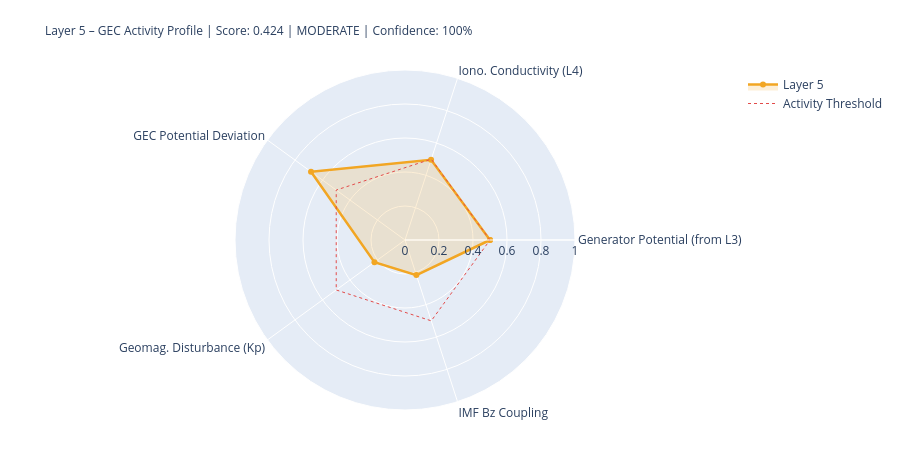

Notebook cell for this chart:
### Markdown cell above
---
## 5. State Assessment & Handoff to Layer 6

### Code cell
# ============================================================
# LAYER-5-SCORE
# ============================================================

# Components
# 1) Generator activity (Layer-3-driven)
gen_score = norm(generator_strength, 0.3, 2.0)
gen_src   = 'from_layer3' if l3_thunder_score is not None else 'estimated'

# 2) Ionospheric conductivity (Layer-4-driven)
iono_score = norm(iono_cond_factor, 0.7, 1.4)
iono_src   = 'from_layer4' if l4_ioniz is not None else 'estimated'

# 3) GEC potential deviation from reference
pot_score = norm(abs(delta_V_pct), 0, 30)  # 0 = at reference, 1 = 30% deviation
pot_src   = 'derived'

# 4) Geomagnetic disturbance (Kp) – modulates vertical currents
kp_score = norm(kp_val, 0, 9)
kp_src   = 'primary' if kp_now is not None else 'from_layer4'

# 5) IMF Bz coupling (southward = stronger M-I coupling → GEC influence)
bz_score = norm(-(bz_now or 0), -5, 30) if bz_now is not None else None
bz_src   = 'primary' if bz_now is not None else 'missing'

COMPONENTS = {
    'Generator Potential (from L3)':  {'score': gen_score,   'source': 'derived_from_layer3', 'dynamic': True},
    'Iono. Conductivity (L4)':      {'score': iono_score,  'source': iono_src, 'dynamic': True},
    'GEC Potential Deviation':      {'score': pot_score,   'source': pot_src,  'dynamic': True},
    'Geomag. Disturbance (Kp)':         {'score': kp_score,    'source': kp_src,   'dynamic': True},
    'IMF Bz Coupling':               {'score': bz_score,    'source': bz_src,   'dynamic': True},
}

available   = {k: v['score'] for k, v in COMPONENTS.items() if v['score'] is not None}
unavailable = [k for k, v in COMPONENTS.items() if v['score'] is None]
layer5_score = round(sum(available.values()) / len(available), 4) if available else None
confidence   = round(len(available) / len(COMPONENTS), 2)
level = ('unknown' if layer5_score is None
         else 'quiet'   if layer5_score < 0.3
         else 'moderate' if layer5_score < 0.6
         else 'active')
dominant_l5 = max(available, key=available.get) if available else 'none'

# Kp consistency: separate 1-min raw value from score value
kp_1m_raw   = kp_now          # directly from API (can be 0.0 during live measurement)
kp_for_score = kp_val          # from Layer-0 context or estimated value if needed
kp_score_src = kp_src

W = 68
print('=' * W)
print('LAYER 5 – GLOBAL ELECTRIC CIRCUIT – STATE ASSESSMENT')
print('=' * W)
for name, comp in COMPONENTS.items():
    s = comp['score']
    if s is not None:
        bar = '█' * int(s*20) + '░' * (20-int(s*20))
        print(f'  {name:<34} {bar}  {s:.3f}  [{comp["source"]}]')
    else:
        print(f'  {name:<34} {"─"*20}  n/a   [missing]')
print('-' * W)
print(f'  Score:         {layer5_score:.3f}  ({len(available)}/{len(COMPONENTS)} components)')
print(f'  Confidence:    {confidence:.0%}')
print(f'  Level:         {level.upper()}')
print(f'  Dominant:      {dominant_l5}')
print(f'  V_iono:        {V_iono_mod:.1f} kV  (Δ {delta_V_pct:+.1f}% vs. Ref)')
print(f'  I_total:       {I_total_mod:.1f} A   (Δ {delta_I_pct:+.1f}% vs. Ref)')
print('=' * W)

# Radar
cats   = list(available.keys())
vals_r = list(available.values())
if len(cats) >= 3:
    fig = go.Figure()
    fig.add_trace(go.Scatterpolar(
        r=vals_r + [vals_r[0]], theta=cats + [cats[0]],
        fill='toself', fillcolor='rgba(242,166,35,0.18)',
        line=dict(color='#F2A623', width=2.5), name='Layer 5'
    ))
    fig.add_trace(go.Scatterpolar(
        r=[0.5]*(len(cats)+1), theta=cats+[cats[0]],
        line=dict(color='#E24B4A', dash='dot', width=1),
        mode='lines', name='Activity Threshold'
    ))
    fig.update_layout(
        title=dict(
            text=f'Layer 5 – GEC Activity Profile | Score: {layer5_score:.3f} | {level.upper()} | Confidence: {confidence:.0%}',
            font=dict(size=12)
        ),
        polar=dict(radialaxis=dict(visible=True, range=[0,1])),
        height=450, showlegend=True,
        margin=dict(l=80, r=80, t=70, b=40)
    )
    fig.show()

### Figure 1 — Plotly figure (JSON) as saved in the notebook; plotly's stock layout.template omitted (floating-point values rounded to 4 significant figures)
{"data": [{"fill": "toself", "fillcolor": "rgba(242,166,35,0.18)", "line": {"color": "#F2A623", "width": 2.5}, "name": "Layer 5", "r": [0.5, 0.4963, 0.6833, 0.2222, 0.2169, 0.5], "theta": ["Generator Potential (from L3)", "Iono. Conductivity (L4)", "GEC Potential Deviation", "Geomag. Disturbance (Kp)", "IMF Bz Coupling", "Generator Potential (from L3)"], "type": "scatterpolar"}, {"line": {"color": "#E24B4A", "dash": "dot", "width": 1}, "mode": "lines", "name": "Activity Threshold", "r": [0.5, 0.5, 0.5, 0.5, 0.5, 0.5], "theta": ["Generator Potential (from L3)", "Iono. Conductivity (L4)", "GEC Potential Deviation", "Geomag. Disturbance (Kp)", "IMF Bz Coupling", "Generator Potential (from L3)"], "type": "scatterpolar"}], "layout": {"height": 450, "margin": {"b": 40, "l": 80, "r": 80, "t": 70}, "polar": {"radialaxis": {"range": [0, 1], "visible": true}}, "showlegend": true, "title": {"font": {"size": 12}, "text": "Layer 5 – GEC Activity Profile | Score: 0.424 | MODERATE | Confidence: 100%"}}}
